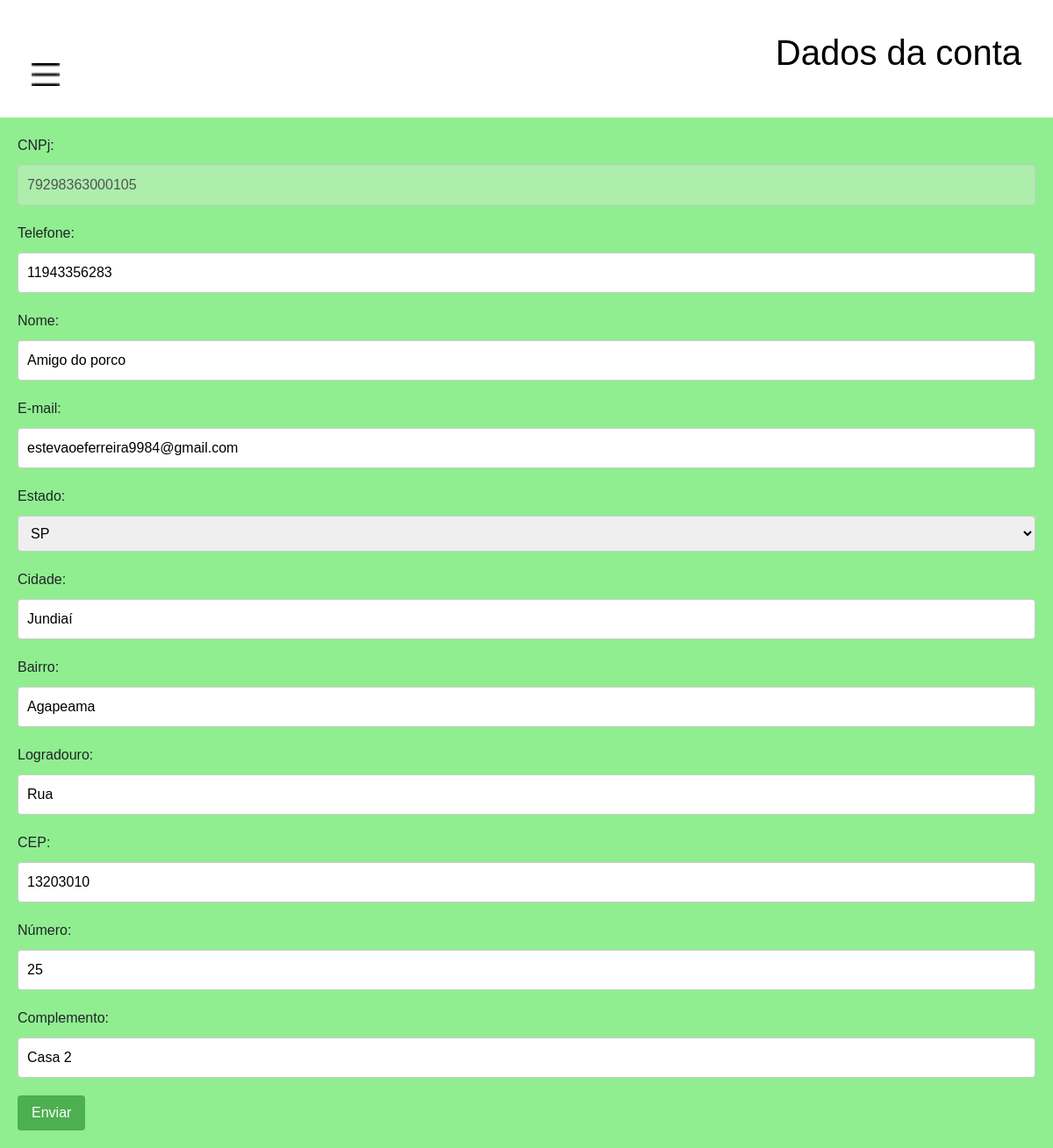
/estabelecimento/perfil_estabelecimento.php (signed in), run on the app's committed database.
### tables this page shows
CREATE TABLE estabelecimento (

  cnpj VARCHAR(18) PRIMARY KEY,
  nome TINYTEXT,
  telefone VARCHAR(18),
  email TINYTEXT,
  senha TINYTEXT,
  estado VARCHAR(2),
  cidade TINYTEXT,
  bairro TINYTEXT,
  logradouro TINYTEXT,
  cep VARCHAR(10),
  numero VARCHAR(6),
  complemento TINYTEXT
);

### estabelecimento/perfil_estabelecimento.php (the view, shortened to what this page needs)
<!DOCTYPE html>
<html>
<head>
  <link rel="stylesheet" type="text/css" href="../estilos/estilo.css">
  <link href="../estilos/bootstrap-exemplos/assets/dist/css/bootstrap.min.css" rel="stylesheet">  <link rel="preconnect" href="https://fonts.googleapis.com">
</head>
<body style="background: #90ee90;">
  <header>
    <div id="main" >
      <span style="font-size:30px;cursor:pointer" class="home-icon" onclick="openNav()">
        <img class="home-icon" src="../img/icones/icones-gerais/menu-burguer.png">
      </span>
      <h1 id="h1">Dados da conta</h1>
    </div>
  </header>
 <?php
 require_once "../conexao.php";
 $cnpj = $_SESSION['cnpj'];
 $sql = "SELECT * FROM estabelecimento WHERE cnpj = ".$cnpj;
 $resultado = $conexao->query($sql);
 if ($resultado->num_rows > 0) {
  $linha = $resultado->fetch_assoc();
  $nome = $linha["nome"];
  $cnpj = $linha["cnpj"];
  $telefone = $linha["telefone"];
  $email = $linha["email"];
  $estado = $linha["estado"];
  $cidade = $linha["cidade"];
  $bairro = $linha["bairro"];
  $logradouro = $linha["logradouro"];
  $cep = $linha["cep"];
  $numero = $linha["numero"];
  $complemento = $linha["complemento"];
} else {
  echo "Nenhum resultado encontrado.";
}
?>
<form action="update_estabelecimento.php" method="POST">
  <label for="cpf">CNPj:</label>
  <input type="text" id="cpf" name="cpf" value="<?php echo $cnpj; ?>" disabled>
  <br>
  <label for="telefone">Telefone:</label>
  <input type="text" id="telefone" name="telefone" value="<?php echo $telefone; ?>">
  <label for="nome">Nome:</label>
  <input type="text" id="nome" name="nome" value="<?php echo $nome; ?>">
  <label for="email">E-mail:</label>
  <input type="text" id="email" name="email" value="<?php echo $email; ?>">
  <label for="estado">Estado:</label>
  <select class="select" id="estado" name="estado" required>
    <option value="<?php echo $estado; ?>" selected><?php echo $estado; ?></option>
  </select>
  <label for="cidade">Cidade:</label>
  <input type="text" id="cidade" name="cidade" value="<?php echo $cidade; ?>">
  <label for="bairro">Bairro:</label>
  <input type="text" id="bairro" name="bairro" value="<?php echo $bairro; ?>">
  <label for="logradouro">Logradouro:</label>
  <input type="text" id="logradouro" name="logradouro" value="<?php echo $logradouro; ?>">
  <label for="cep">CEP:</label>
  <input type="number" id="cep" name="cep" pattern="[0-9]{8}" value="<?php echo $cep; ?>">
  <label for="numero">Número:</label>
  <input type="number" id="numero" name="numero" value="<?php echo $numero; ?>">
  <label for="complemento">Complemento:</label>
  <input type="text" id="complemento" name="complemento" value="<?php echo $complemento; ?>">
   <button type="submit">Enviar</button>
 </form>
</body>
</html>

### estilos/estilo.css (style rules this page uses)
body { font-family: 'Roboto', sans-serif; background-color: #82BF56; }

### estabelecimento/perfil_estabelecimento.php (style rules this page uses)
body { font-family: Arial, sans-serif; margin: 0; padding: 0; }
header { background-color: white; color: black; padding: 20px; text-align: center; }
.home-icon { width: 2rem; margin-top: 1rem; font-size: 30px; color: #000; text-decoration: none; }
form { margin: 20px; }
label { display: block; margin-bottom: 10px; }
input[type=text], input[type=number], input[type=email], .select { width: 100%; padding: 10px; margin-bottom: 20px; border: 1px solid #ccc; border-radius: 4px; }
form > button { background-color: #4CAF50; color: #fff; padding: 10px 20px; border: none; border-radius: 4px; cursor: pointer; }
form > button { padding: 8px 16px; font-size: 16px; }
#main { transition: margin-left .5s; padding: 16px; color: black; display: flex; justify-content: space-between; }

### data on the page
estabelecimento: cpf "79298363000105", telefone "11943356283", nome "Amigo do porco", email "estevaoeferreira9984@gmail.com", estado "SP", cidade "Jundiaí", bairro "Agapeama", logradouro "Rua", cep "13203010", numero "25", complemento "Casa 2"
